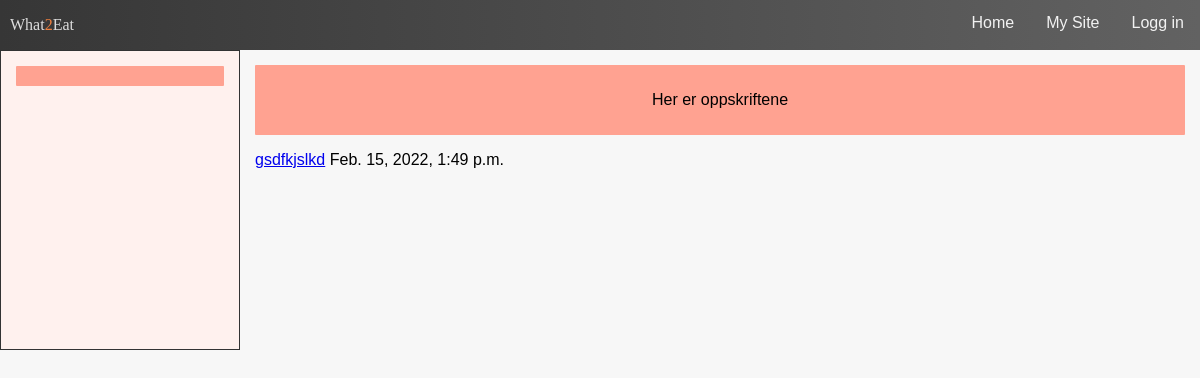
The app's page /recipe/, older data.
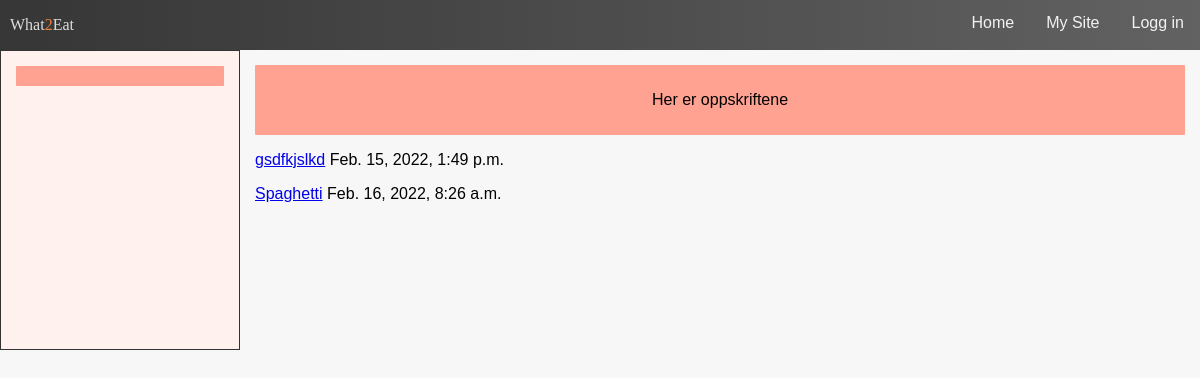
The same page, newer data.
### recipe/models.py (models this page shows)
class Recipe(models.Model):
    title = models.CharField(max_length=100)
    publishedDate = models.DateTimeField("date published", auto_now_add=True)
    ingredients = models.CharField(max_length=300)
    description = models.CharField(max_length=1000)
    def __str__(self):
        return self.title

### recipe/views.py (the view)
# urls.py: path("recipe/", views.show_all_recipes, name ="show_all_recipes"),
def show_all_recipes(response):
    recipeList = Recipe.objects.all()
    print(recipeList)
    context = {'recipeList':recipeList}
    return render(response, "recipe.html", context)

### recipe/templates/recipe/recipe.html
{% extends "user/base.html"%}
{% block page_title%}
<p>Her er oppskriftene</p>
{% endblock %}
{% block content %}
 {%if recipeList %}
    {% for recipe in recipeList %}
    <p><a href="/recipe/{{recipe.id}}">{{recipe.title}}</a> {{recipe.publishedDate}}</p>
    {% endfor %}
{% else %}
    <p>Ingen oppskrifter å vise</p>
{% endif %}
{%endblock%}

### user/templates/user/base.html (shortened to what this page needs)
{% load static %}
<!DOCTYPE html>
<html lang="en">
<head>
<link rel="stylesheet" type="text/css" href="{% static 'user/base.css' %}">
</head>
<body>
<div class="topnav">
    <p>What<span id="w2e">2</span>Eat</p>
    <a href="#">Logg in</a>
    <a href="#">My Site</a>
    <a href="#">Home</a>
</div>
<div class="row">
  <div class="column1">
    <div class="header">
    </div>
  </div>
  <div class="column2">
    <div class="header">
        {% block page_title %}{%endblock%}
    </div>
    <div>
        {% block content %}{%endblock%}
    </div>
  </div>
</div>
</body>
</html>

### user/static/user/base.css (style rules this page uses)
* { box-sizing: border-box; }
body { margin: 0; background-color: #F7F7F7; font-family: Arial, Helvetica, sans-serif; }
#w2e { color: #ee7f3e; }
.topnav { overflow: hidden; background-color: #202020; background-image: linear-gradient(to right, #363636 , #626262); }
.topnav p { font-family: baloo; color: #ddd; float: left; margin-left: 10px; text-align: center; }
.topnav a { float: left; display: block; color: #f2f2f2; text-align: center; padding: 14px 16px; text-decoration: none; float: right; }
.row { min-height: 200px; }
.row:after { content: ""; display: table; clear: both; }
.header { background-color: #ffa291; padding: 10px; text-align: center; border-radius: 1px; }
.column1 { float: left; width: 20%; min-height: 300px; padding: 15px; background-color: #fff1ee; border: #333 1px solid; }
.column2 { float: left; width: 80%; height: 100%; padding: 15px; }

Row changes from the older to the newer data that the page shows:
added Recipe: title "Spaghetti", publishedDate "Feb. 16, 2022, 8:26 a.m."
